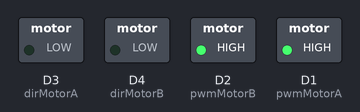
Simulated run of this sketch. Board: ESP8266 (NodeMCU). On the bench: switched loads named in the sketch (green lamp = pin HIGH).

Above: at 1.2 s.
At 3.7 s:
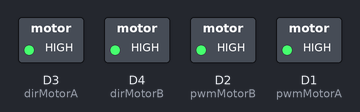
Timing chart, 0 to 5.8 s (numbered marks = the images above):
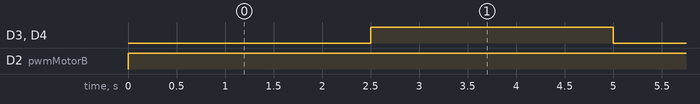

Measured:
- by itself, D3 (dirMotorA), D4 (dirMotorB): alternates HIGH for 2.5 s and LOW for 2.5 s
- by itself, D2 (pwmMotorB): LOW → HIGH at 0.00 s

The sketch:

motor_dc_shield.ino
```cpp
const int pwmMotorA = D1;
const int pwmMotorB = D2;
const int dirMotorA = D3;
const int dirMotorB = D4;

int motorVelocidade = 500;

void setup()
{
  pinMode(pwmMotorA , OUTPUT);
  pinMode(pwmMotorB, OUTPUT);
  pinMode(dirMotorA, OUTPUT);
  pinMode(dirMotorB, OUTPUT);
}
  void loop()
{
  analogWrite(pwmMotorA, motorVelocidade);
  digitalWrite(dirMotorA, LOW);
  analogWrite(pwmMotorB, motorVelocidade);
  digitalWrite(dirMotorB, LOW);
  delay(2500);

  analogWrite(pwmMotorA, motorVelocidade);
  digitalWrite(dirMotorA, HIGH);
  analogWrite(pwmMotorB, motorVelocidade);
  digitalWrite(dirMotorB, HIGH);
  delay(2500);
}
```
